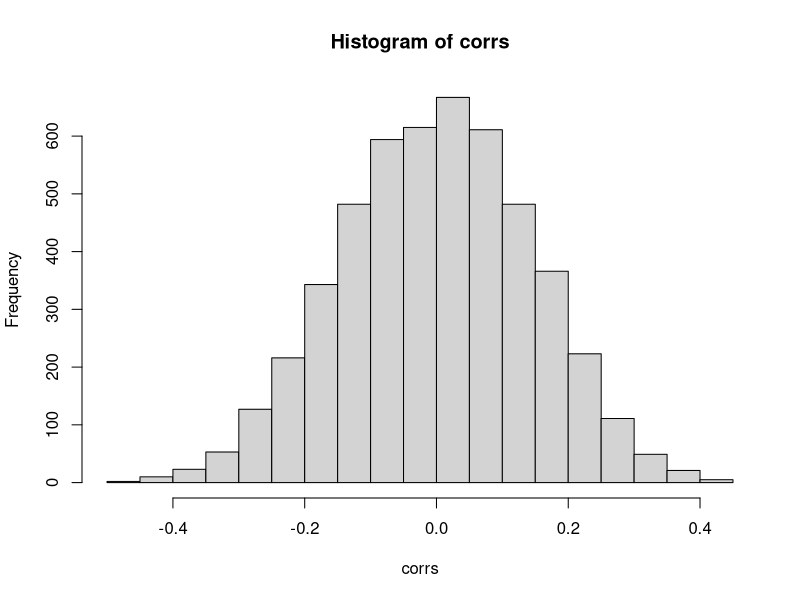
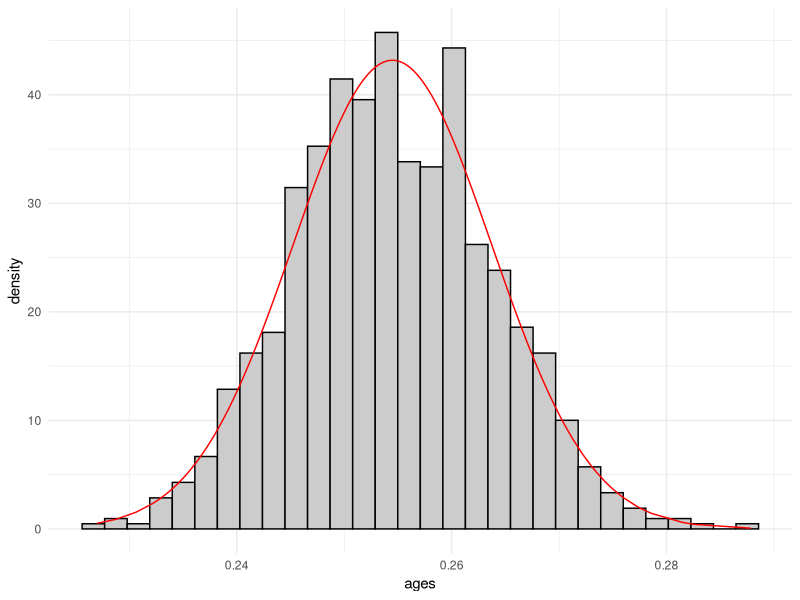

R code for these plots, in order:
## ---- chunk 1
showsolA<-TRUE
showsolB<-TRUE
library(knitr)
opts_chunk$set(tidy.opts=list(width.cutoff=68),tidy=TRUE)
knitr::opts_chunk$set(echo = TRUE,tidy=TRUE,message=FALSE,warning=FALSE,strip.white=TRUE,prompt=FALSE,
                      cache=TRUE, size="scriptsize", comment = "#>")
## ---- chunk 2
library(boot)
# GENERATE DATA; use a seed for reproducibility
set.seed(4268)
n=50 #number of observations
p=5000 #number of predictors
d=25 #top correlated predictors chosen
#generating predictor data
xs=matrix(rnorm(n*p,0,4),ncol=p,nrow=n) #simple way to make uncorrelated predictors
dim(xs) # n times p
# generate class labels independent of predictors - so if all classifies as class 1 we expect 50% errors in general
ys=c(rep(0,n/2),rep(1,n/2)) #now really 50% of each
table(ys)
## ---- chunk 3
corrs=apply(xs,2,cor,y=ys)
hist(corrs)
selected=order(corrs^2,decreasing = TRUE)[1:d] #top d correlated selected
data=data.frame(ys,xs[,selected])
## ---- chunk 4
logfit=glm(ys~.,family="binomial",data=data)
cost <- function(r, pi = 0) mean(abs(r-pi) > 0.5)
kfold=10
cvres=cv.glm(data=data,cost=cost,glmfit=logfit,K=kfold)
cvres$delta
## ---- chunk 5
reorder=sample(1:n,replace=FALSE)
validclass=NULL
validclass2=NULL # I tried a different way to predict from logistic regression (below)
# Leads to the same result!!
for (i in 1:kfold)
{
  neach=n/kfold
  trainids=setdiff(1:n,(((i-1)*neach+1):(i*neach)))
  traindata=data.frame(xs[reorder[trainids],],ys[reorder[trainids]])
  validdata=data.frame(xs[reorder[-trainids],],ys[reorder[-trainids]])
  colnames(traindata)=colnames(validdata)=c(paste("X",1:p),"y")
  foldcorrs= apply(traindata[,1:p],2,cor,y=traindata[,p+1]) 
  selected=order(foldcorrs^2,decreasing = TRUE)[1:d] #top d correlated selected
  data=traindata[,c(selected,p+1)]
  trainlogfit=glm(y~.,family="binomial",data=data)
  pred=plogis(predict.glm(trainlogfit,newdata=validdata[,selected]))
  pred2=predict(trainlogfit, type = "response", newdata = validdata[,selected])
  validclass=c(validclass,ifelse(pred > 0.5, 1, 0))
  validclass2=c(validclass2,ifelse(pred2 > 0.5, 1, 0))
}
table(ys[reorder],validclass)
table(ys[reorder],validclass2)
1-sum(diag(table(ys[reorder],validclass)))/n
1-sum(diag(table(ys[reorder],validclass2)))/n
## ---- chunk 6
n=100
B=10000
j=1
res=rep(NA,B)
for (b in 1:B) res[b]=(sum(sample(1:n,replace=TRUE)==j)>0)
mean(res)
## ---- chunk 7
library(car)
library(boot)
SLID = na.omit(SLID)
n = dim(SLID)[1]
SLID.lm = lm(wages~., data = SLID)
summary(SLID.lm)$coeff["age",]
## ---- chunk 8
set.seed(4268) # For reproducibility. 

# Manually
B <- 1000
ages <- rep(NA, B)
for (b in 1:B){
  index <- sample(x = nrow(SLID), size = nrow(SLID), replace = T)
  fit <- lm(wages~., data = SLID, subset = index)
  ages[b] <- coef(fit)["age"]
}

mean(ages)
sd(ages)
quantile(ages, c(0.025, 0.975))

# Since the parameter estimates for Beta look approx normally distributed (below):
c(mean(ages) - 1.96*sd(ages),mean(ages) + 1.96*sd(ages))

# Using boot-function.
boot.fn <- function(data, index){
  return (coef(lm(wages~., data = data, subset = index))["age"])
}

boot(SLID, boot.fn, B)

confint(SLID.lm) # Compare to what R gives us when fitting the model.

library(ggplot2)
data = data.frame(beta_hat = ages, norm_den = dnorm(ages, mean(ages), 
    sd(ages)))
ggplot(data) + geom_histogram(aes(x = ages, y = ..density..), fill = "grey80", 
    color = "black") + geom_line(aes(x = ages, y = norm_den), color = "red") + 
    theme_minimal()
